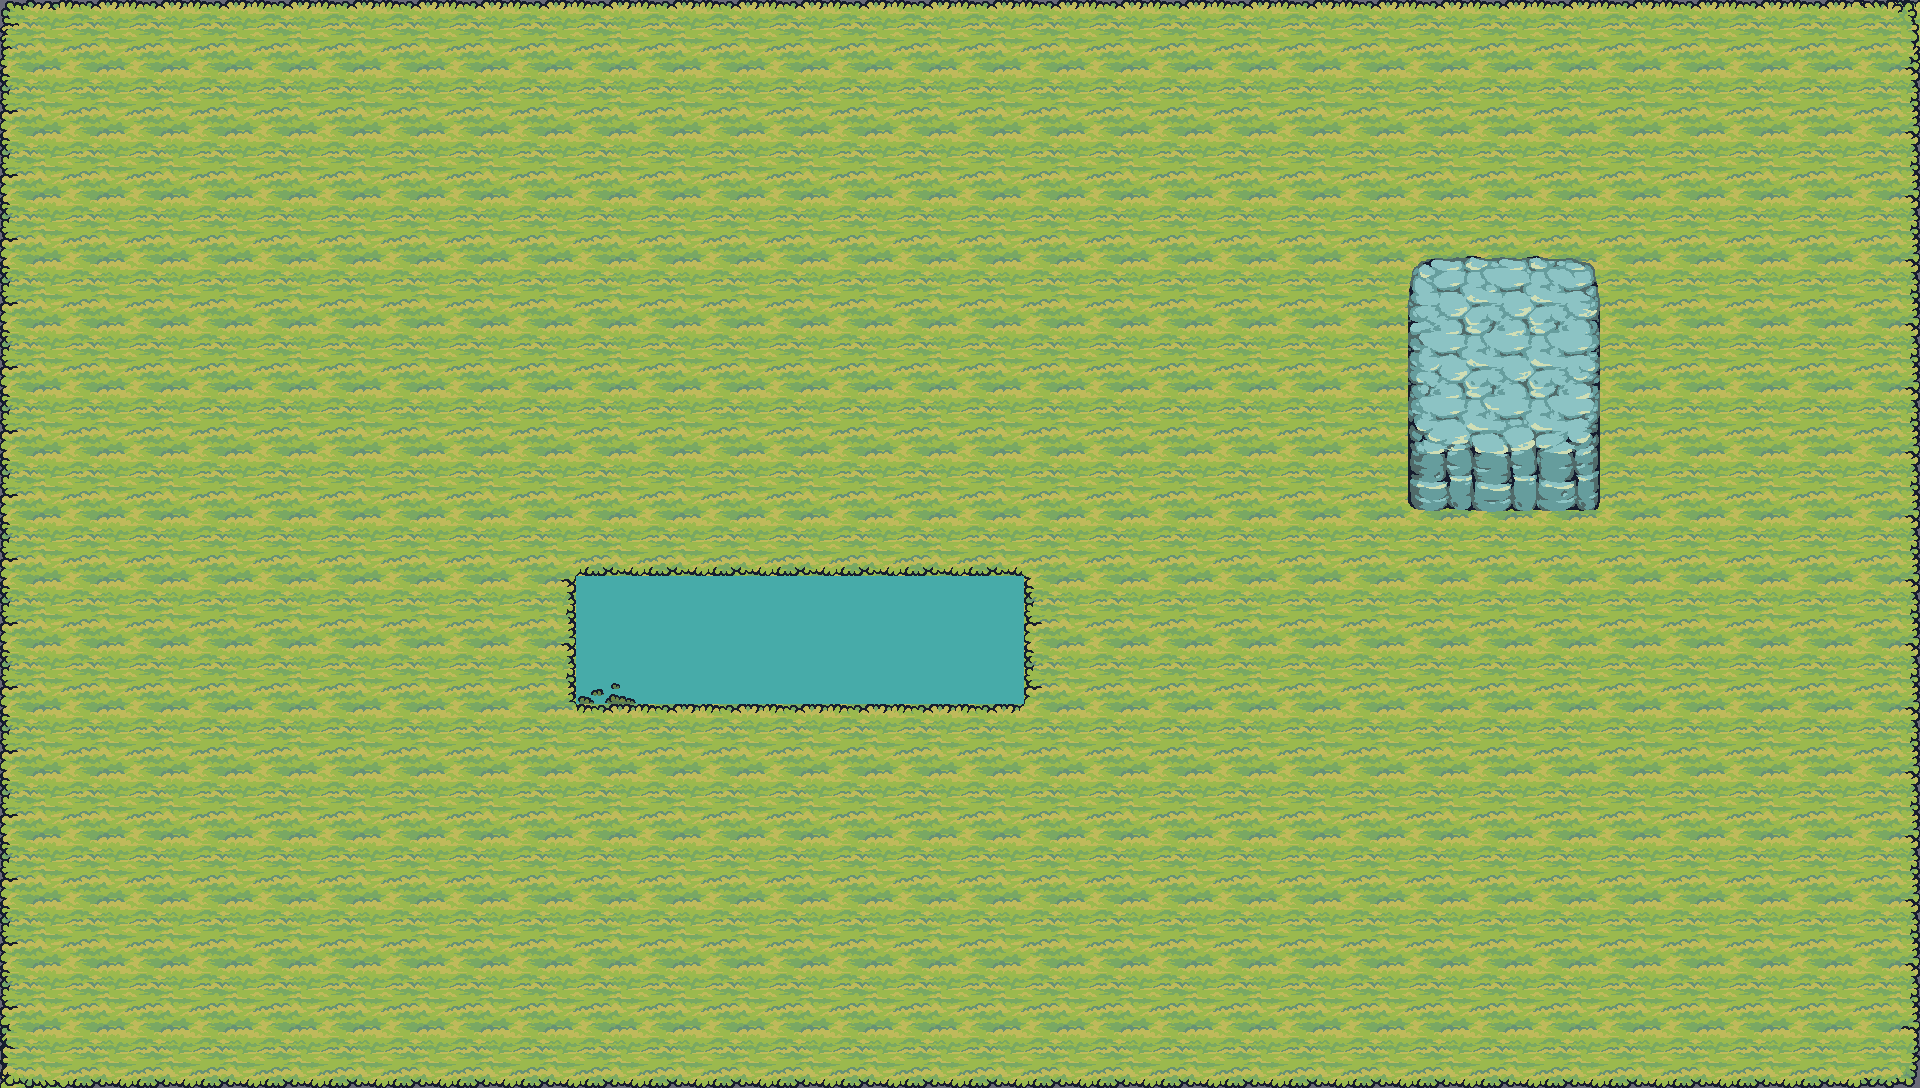

This is a level from a 2D game, rendered from its Tiled map with the project's own tilesets. A one-line summary and the complete map file follow:
An orthogonal 30x17 tile map with 64x64 px tiles, 4 tile layers (Water, Tiles_1, Tiles_2, Rocks), 4 tilesets.

<map version="1.4" tiledversion="1.4.2" orientation="orthogonal" renderorder="right-down" compressionlevel="0" width="30" height="17" tilewidth="64" tileheight="64" infinite="0" backgroundcolor="#696A79" nextlayerid="5" nextobjectid="1"><tileset firstgid="1" name="Tilemap_Flat" tilewidth="64" tileheight="64" tilecount="40" columns="10" objectalignment="topleft" margin="0" spacing="0"><image source="resources/tilemaps/Terrain/Ground/Tilemap_Flat.png" width="640" height="256" /></tileset><tileset firstgid="41" name="Tilemap_Elevation2" tilewidth="64" tileheight="64" tilecount="32" columns="4" objectalignment="topleft" margin="0" spacing="0"><image source="../../Terrain/Ground/Tilemap_Elevation.png" width="256" height="512" /></tileset><tileset firstgid="73" name="Water2" tilewidth="64" tileheight="64" tilecount="1" columns="1" objectalignment="topleft" margin="0" spacing="0"><image source="../../Terrain/Water/Water.png" width="64" height="64" /></tileset><tileset firstgid="74" name="Bridge_All2" tilewidth="64" tileheight="64" tilecount="12" columns="3" objectalignment="topleft" margin="0" spacing="0"><image source="../../Terrain/Bridge/Bridge_All.png" width="192" height="256" /></tileset><layer id="1" name="Water" width="30" height="17" opacity="1"><data encoding="csv">0,0,0,0,0,0,0,0,0,0,0,0,0,0,0,0,0,0,0,0,0,0,0,0,0,0,0,0,0,0,0,0,0,0,0,0,0,0,0,0,0,0,0,0,0,0,0,0,0,0,0,0,0,0,0,0,0,0,0,0,0,0,0,0,0,0,0,0,0,0,0,0,0,0,0,0,0,0,0,0,0,0,0,0,0,0,0,0,0,0,0,0,0,0,0,0,0,0,0,0,0,0,0,0,0,0,0,0,0,0,0,0,0,0,0,0,0,0,0,0,0,0,0,0,0,0,0,0,0,0,0,0,0,0,0,0,0,0,0,0,0,0,0,0,0,0,0,0,0,0,0,0,0,0,0,0,0,0,0,0,0,0,0,0,0,0,0,0,0,0,0,0,0,0,0,0,0,0,0,0,0,0,0,0,0,0,0,0,0,0,0,0,0,0,0,0,0,0,0,0,0,0,0,0,0,0,0,0,0,0,0,0,0,0,0,0,0,0,0,0,0,0,0,0,0,0,0,0,0,0,0,0,0,0,0,0,0,0,0,0,0,0,0,0,0,0,0,0,0,0,0,0,0,0,0,0,0,0,0,0,0,0,0,0,0,0,0,0,0,0,0,0,0,0,0,0,0,0,0,73,73,73,73,73,73,73,0,0,0,0,0,0,0,0,0,0,0,0,0,0,0,0,0,0,0,0,0,0,0,73,73,73,73,73,73,73,0,0,0,0,0,0,0,0,0,0,0,0,0,0,0,0,0,0,0,0,0,0,0,0,0,0,0,0,0,0,0,0,0,0,0,0,0,0,0,0,0,0,0,0,0,0,0,0,0,0,0,0,0,0,0,0,0,0,0,0,0,0,0,0,0,0,0,0,0,0,0,0,0,0,0,0,0,0,0,0,0,0,0,0,0,0,0,0,0,0,0,0,0,0,0,0,0,0,0,0,0,0,0,0,0,0,0,0,0,0,0,0,0,0,0,0,0,0,0,0,0,0,0,0,0,0,0,0,0,0,0,0,0,0,0,0,0,0,0,0,0,0,0,0,0,0,0,0,0,0,0,0,0,0,0,0,0,0,0,0,0,0,0,0,0,0,0,0,0,0,0,0,0,0,0,0,0,0,0,0,0,0,0,0,0,0,0,0,0,0,0,0,0,0</data></layer><layer id="2" name="Tiles_1" width="30" height="17" opacity="1"><data encoding="csv">1,2,2,2,2,2,2,2,2,2,2,2,2,2,2,2,2,2,2,2,2,2,2,2,2,2,2,2,2,2,11,12,12,12,12,12,12,12,12,12,12,12,12,12,12,12,12,12,12,12,12,12,12,12,12,12,12,12,12,13,11,12,12,12,12,12,12,12,12,12,12,12,12,12,12,12,12,12,12,12,12,12,12,12,12,12,12,12,12,13,11,12,12,12,12,12,12,12,12,12,12,12,12,12,12,12,12,12,12,12,12,12,12,12,12,12,12,12,12,13,11,12,12,12,12,12,12,12,12,12,12,12,12,12,12,12,12,12,12,12,12,12,12,12,12,12,12,12,12,13,11,12,12,12,12,12,12,12,12,12,12,12,12,12,12,12,12,12,12,12,12,12,12,12,12,12,12,12,12,13,11,12,12,12,12,12,12,12,12,12,12,12,12,12,12,12,12,12,12,12,12,12,12,12,12,12,12,12,12,13,11,12,12,12,12,12,12,12,12,12,12,12,12,12,12,12,12,12,12,12,12,12,12,12,12,12,12,12,12,13,11,12,12,12,12,12,12,12,12,12,12,12,12,12,12,12,12,12,12,12,12,12,12,12,12,12,12,12,12,13,11,12,12,12,12,12,12,12,12,0,0,0,0,0,0,0,12,12,12,12,12,12,12,12,12,12,12,12,12,13,11,12,12,12,12,12,12,12,12,5,0,0,0,0,0,0,12,12,12,12,12,12,12,12,12,12,12,12,12,13,11,12,12,12,12,12,12,12,12,12,12,12,12,12,12,12,12,12,12,12,12,12,12,12,12,12,12,12,12,13,11,12,12,12,12,12,12,12,12,12,12,12,12,12,12,12,12,12,12,12,12,12,12,12,12,12,12,12,12,13,11,12,12,12,12,12,12,12,12,12,12,12,12,12,12,12,12,12,12,12,12,12,12,12,12,12,12,12,12,13,11,12,12,12,12,12,12,12,12,12,12,12,12,12,12,12,12,12,12,12,12,12,12,12,12,12,12,12,12,13,11,12,12,12,12,12,12,12,12,12,12,12,12,12,12,12,12,12,12,12,12,12,12,12,12,12,12,12,12,13,11,22,22,22,22,22,22,22,22,22,22,22,22,22,22,22,22,22,22,22,22,22,22,22,22,22,22,22,22,23</data></layer><layer id="3" name="Tiles_2" width="30" height="17" opacity="1"><data encoding="csv">0,0,0,0,0,0,0,0,0,0,0,0,0,0,0,0,0,0,0,0,0,0,0,0,0,0,0,0,0,3,0,0,0,0,0,0,0,0,0,0,0,0,0,0,0,0,0,0,0,0,0,0,0,0,0,0,0,0,0,0,0,0,0,0,0,0,0,0,0,0,0,0,0,0,0,0,0,0,0,0,0,0,0,0,0,0,0,0,0,0,0,0,0,0,0,0,0,0,0,0,0,0,0,0,0,0,0,0,0,0,0,0,0,0,0,0,0,0,0,0,0,0,0,0,0,0,0,0,0,0,0,0,0,0,0,0,0,0,0,0,0,0,0,0,0,0,0,0,0,0,0,0,0,0,0,0,0,0,0,0,0,0,0,0,0,0,0,0,0,0,0,0,0,0,0,0,0,0,0,0,0,0,0,0,0,0,0,0,0,0,0,0,0,0,0,0,0,0,0,0,0,0,0,0,0,0,0,0,0,0,0,0,0,0,0,0,0,0,0,0,0,0,0,0,0,0,0,0,0,0,0,0,0,0,0,0,0,0,0,0,0,0,0,0,0,0,0,0,0,22,22,22,22,22,22,22,0,0,0,0,0,0,0,0,0,0,0,0,0,0,0,0,0,0,0,0,0,0,13,0,0,0,0,0,0,0,11,0,0,0,0,0,0,0,0,0,0,0,0,0,0,0,0,0,0,0,0,0,13,0,0,0,0,0,0,0,11,0,0,0,0,0,0,0,0,0,0,0,0,0,0,0,0,0,0,0,0,0,0,2,2,2,2,2,2,2,0,0,0,0,0,0,0,0,0,0,0,0,0,0,0,0,0,0,0,0,0,0,0,0,0,0,0,0,0,0,0,0,0,0,0,0,0,0,0,0,0,0,0,0,0,0,0,0,0,0,0,0,0,0,0,0,0,0,0,0,0,0,0,0,0,0,0,0,0,0,0,0,0,0,0,0,0,0,0,0,0,0,0,0,0,0,0,0,0,0,0,0,0,0,0,0,0,0,0,0,0,0,0,0,0,0,0,0,0,0,0,0,0,0,0,0,0,0,0,0,0,0,0,0,0,0,0,0,0,0,0,0,0,0,21,0,0,0,0,0,0,0,0,0,0,0,0,0,0,0,0,0,0,0,0,0,0,0,0,0,0,0,0,0</data></layer><layer id="4" name="Rocks" width="30" height="17" opacity="1"><data encoding="csv">0,0,0,0,0,0,0,0,0,0,0,0,0,0,0,0,0,0,0,0,0,0,0,0,0,0,0,0,0,0,0,0,0,0,0,0,0,0,0,0,0,0,0,0,0,0,0,0,0,0,0,0,0,0,0,0,0,0,0,0,0,0,0,0,0,0,0,0,0,0,0,0,0,0,0,0,0,0,0,0,0,0,0,0,0,0,0,0,0,0,0,0,0,0,0,0,0,0,0,0,0,0,0,0,0,0,0,0,0,0,0,0,0,0,0,0,0,0,0,0,0,0,0,0,0,0,0,0,0,0,0,0,0,0,0,0,0,0,0,0,0,0,41,42,43,0,0,0,0,0,0,0,0,0,0,0,0,0,0,0,0,0,0,0,0,0,0,0,0,0,0,0,45,46,47,0,0,0,0,0,0,0,0,0,0,0,0,0,0,0,0,0,0,0,0,0,0,0,0,0,0,0,49,50,51,0,0,0,0,0,0,0,0,0,0,0,0,0,0,0,0,0,0,0,0,0,0,0,0,0,0,0,53,54,55,0,0,0,0,0,0,0,0,0,0,0,0,0,0,0,0,0,0,0,0,0,0,0,0,0,0,0,0,0,0,0,0,0,0,0,0,0,0,0,0,0,0,0,0,0,0,0,0,0,0,0,0,0,0,0,0,0,0,0,0,0,0,0,0,0,0,0,0,0,0,0,0,0,0,0,0,0,0,0,0,0,0,0,0,0,0,0,0,0,0,0,0,0,0,0,0,0,0,0,0,0,0,0,0,0,0,0,0,0,0,0,0,0,0,0,0,0,0,0,0,0,0,0,0,0,0,0,0,0,0,0,0,0,0,0,0,0,0,0,0,0,0,0,0,0,0,0,0,0,0,0,0,0,0,0,0,0,0,0,0,0,0,0,0,0,0,0,0,0,0,0,0,0,0,0,0,0,0,0,0,0,0,0,0,0,0,0,0,0,0,0,0,0,0,0,0,0,0,0,0,0,0,0,0,0,0,0,0,0,0,0,0,0,0,0,0,0,0,0,0,0,0,0,0,0,0,0,0,0,0,0,0,0,0,0,0,0,0,0,0,0,0,0,0,0,0,0,0,0,0,0,0,0,0,0,0,0,0,0,0,0,0,0,0,0,0,0,0,0,0,0,0,0,0,0</data></layer></map>
